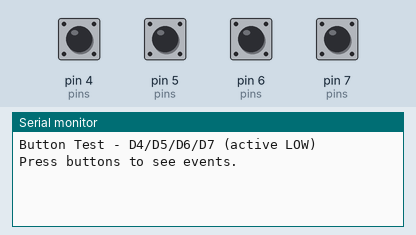
Recording of a sketch running on a simulated Arduino Uno, built with avr-gcc and run on an emulated ATmega328P. Parts: the last lines printed to the serial monitor. The test bench sets the inputs (shaded band); at power-on: pin 4 (pins), pin 5 (pins), pin 6 (pins), pin 7 (pins) HIGH.

Above: at 1.2 s.
1.3 s: pin 4 (pins) pulled LOW for 0.15 s
At 1.9 s:
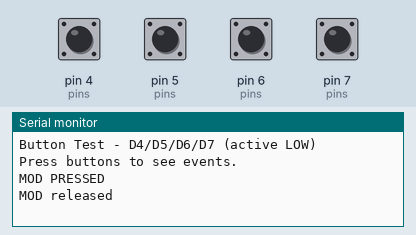
2.9 s: pin 5 (pins) pulled LOW for 0.15 s
At 4.2 s:
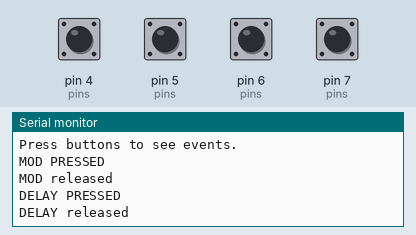
4.5 s: pin 6 (pins) pulled LOW for 0.15 s
At 5.6 s:
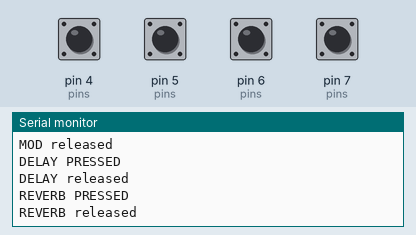
6.1 s: pin 7 (pins) pulled LOW for 0.15 s
At 6.6 s:
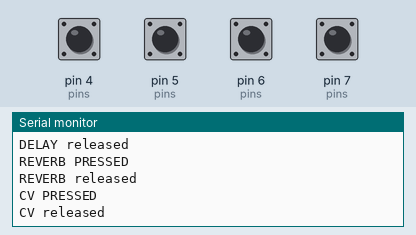

Measured:
- after the input at 1.3 s, the serial monitor: prints a new line at once (image 1)
- after the input at 2.9 s, the serial monitor: prints a new line at once (image 2)
- after the input at 4.5 s, the serial monitor: prints a new line at once (image 3)
- after the input at 6.1 s, the serial monitor: prints a new line at once (image 4)

The sketch:

button-test.ino
```cpp
// NTS-1 Multieffects - Button Test
// Tests 4 buttons with internal pull-ups (active LOW)
//
// Wiring:
//   D4 -> BTN_MOD
//   D5 -> BTN_DELAY
//   D6 -> BTN_REVERB
//   D7 -> BTN_CV

#define BTN_MOD     4
#define BTN_DELAY   5
#define BTN_REVERB  6
#define BTN_CV      7

#define NUM_BUTTONS 4

const int pins[] = {BTN_MOD, BTN_DELAY, BTN_REVERB, BTN_CV};
const char* names[] = {"MOD", "DELAY", "REVERB", "CV"};
bool state[NUM_BUTTONS];
bool prev[NUM_BUTTONS];

void setup() {
  Serial.begin(115200);
  while (!Serial && millis() < 2000);

  for (int i = 0; i < NUM_BUTTONS; i++) {
    pinMode(pins[i], INPUT_PULLUP);
    state[i] = false;
    prev[i] = false;
  }

  Serial.println("Button Test - D4/D5/D6/D7 (active LOW)");
  Serial.println("Press buttons to see events.");
  Serial.println();
}

void loop() {
  for (int i = 0; i < NUM_BUTTONS; i++) {
    state[i] = !digitalRead(pins[i]);
    if (state[i] != prev[i]) {
      Serial.print(names[i]);
      Serial.println(state[i] ? " PRESSED" : " released");
      prev[i] = state[i];
    }
  }
  delay(10);
}
```
